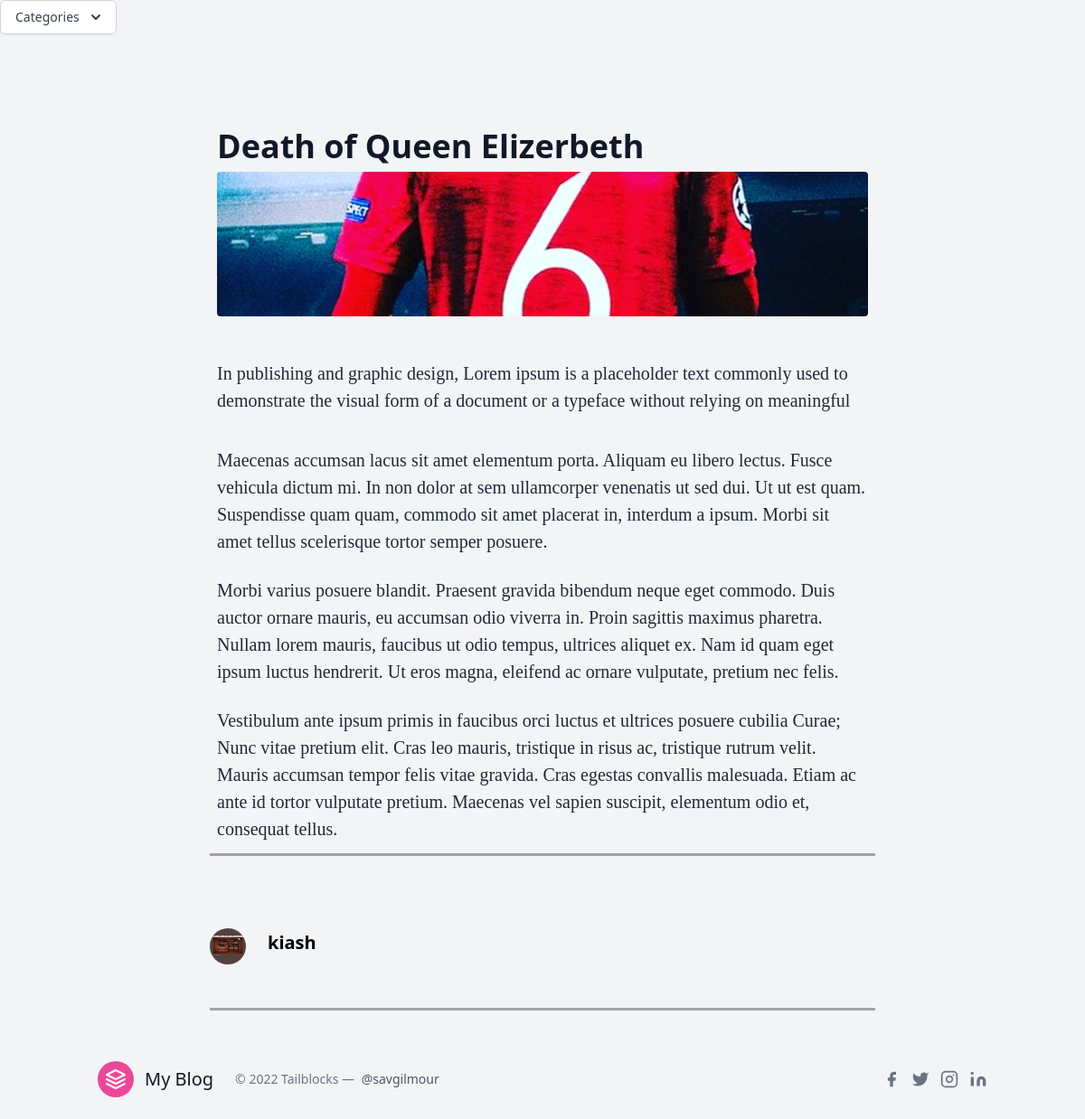
Screenshot of /post/demo/ with the database file from the repository.
### blog/models.py (models this page shows, shortened)
class Post(models.Model):
    title = models.CharField(max_length=200,blank=True,null=True)
    slug = models.SlugField(max_length=200,unique=True,blank=True,null=True)
    author = models.ForeignKey(Author, on_delete=models.CASCADE,blank=True,null=True)
    timestamp = models.DateTimeField(auto_now_add=True)
    content = models.TextField(max_length=2000,blank=True,null=True)
    thumbnail = models.ImageField(blank=True,null=True)
    status = models.CharField(max_length=10, choices=(('draft','Draft'),('published','Published')))
    categories = models.ManyToManyField(Category,blank=True,null=True)
    featured = models.BooleanField(default=False)

class Author(models.Model):
    user = models.OneToOneField(User, on_delete=models.CASCADE)
    profile_picture = models.ImageField()
    def __str__(self):
        return self.user.username

### blog/views.py (the view)
# urls.py: path('post/<slug>/', post, name = 'post'),
def post(request,slug):
    post = Post.objects.get(slug=slug)
    context = {
        'post': post,
    }
    return render(request, 'post.html', context)

### frontend/templates/post.html (shortened to what this page needs)
{% extends 'base.html' %}
{% load markdown_extras %}
{% block content %}
<body class="bg-gray-100 font-sans leading-normal tracking-normal">
	<div class="container w-full md:max-w-3xl mx-auto pt-20">
		<div class="w-full px-4 md:px-6 text-xl text-gray-800 leading-normal" style="font-family:Georgia,serif;">
			<div class="font-sans">
						<h1 class="font-bold font-sans break-normal text-gray-900 pt-6 pb-2 text-3xl md:text-4xl">
						{{ post.title }}</h1>
						<img class="h-40 rounded w-full object-cover object-center mb-6" src="{{ post.thumbnail.url }}" alt="content">
			</div>
			<div class="py-6">
			{{ post.content | markdown | safe }}
			</div>
			<ol>
				<li class="py-3">Maecenas accumsan lacus sit amet elementum porta. Aliquam eu libero lectus. Fusce vehicula dictum mi. In non dolor at sem ullamcorper venenatis ut sed dui. Ut ut est quam. Suspendisse quam quam, commodo sit amet placerat in, interdum a ipsum. Morbi sit amet tellus scelerisque tortor semper posuere.</li>
				<li class="py-3">Morbi varius posuere blandit. Praesent gravida bibendum neque eget commodo. Duis auctor ornare mauris, eu accumsan odio viverra in. Proin sagittis maximus pharetra. Nullam lorem mauris, faucibus ut odio tempus, ultrices aliquet ex. Nam id quam eget ipsum luctus hendrerit. Ut eros magna, eleifend ac ornare vulputate, pretium nec felis.</li>
				<li class="py-3">Vestibulum ante ipsum primis in faucibus orci luctus et ultrices posuere cubilia Curae; Nunc vitae pretium elit. Cras leo mauris, tristique in risus ac, tristique rutrum velit. Mauris accumsan tempor felis vitae gravida. Cras egestas convallis malesuada. Etiam ac ante id tortor vulputate pretium. Maecenas vel sapien suscipit, elementum odio et, consequat tellus.</li>
			</ol>
		</div>
		<hr class="border-b-2 border-gray-400 mb-8 mx-4">
		<div class="flex w-full items-center font-sans px-4 py-12">
			<img class="w-10 h-10 rounded-full mr-4" src="{{ post.author.profile_picture.url }}">
			<div class="flex-1 px-2">
				<p class="text-base font-bold text-base md:text-xl leading-none mb-2">
				{{ post.author }}</p>
			</div>
		</div>
		<hr class="border-b-2 border-gray-400 mb-8 mx-4">
	</div>
{% endblock content %}

### rows the page displays
Post: title "Death of Queen Elizerbeth", thumbnail (picture), content "In publishing and graphic design, Lorem ipsum is a placeholder text commonly used to demonstrate the visual form of a document or a typeface without relying on meaningful", author.profile_picture (picture), author "kiash"
